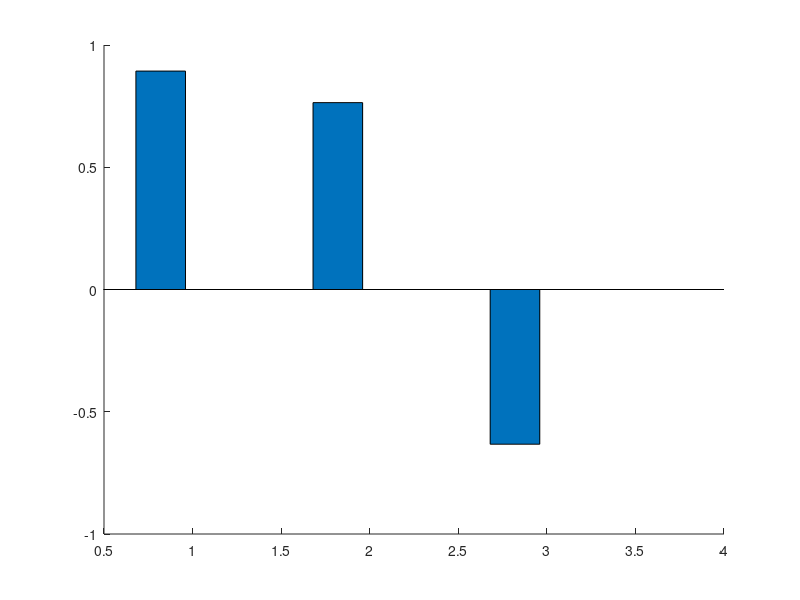

The MATLAB script that drew this image: (Note: this script raises an error after producing the figure.)
clear all; close all; clc
%% Plots: PRCC and p-values

load('LHS_PRCC_SEIRS_output.mat','sortedPRCC_1','sortedPRCC_2','sortedPRCC_3','sortedstat_p1','sortedstat_p2','sortedstat_p3','sortedparams','pars')
SsortedPRCC_1 = sortedPRCC_1;
SsortedPRCC_2 = sortedPRCC_2;
SsortedPRCC_3 = sortedPRCC_3;
Ssortedstat_p1 = sortedstat_p1; 
Ssortedstat_p2 = sortedstat_p2; 
Ssortedstat_p3 = sortedstat_p3; 
Ssortedparams = sortedparams;

load('LHS_PRCC_SEIR_output.mat','sortedPRCC_1','sortedPRCC_2','sortedPRCC_3','sortedstat_p1','sortedstat_p2','sortedstat_p3')
sortedPRCC_1 = [sortedPRCC_1 0];
sortedPRCC_2 = [sortedPRCC_2 0];
sortedPRCC_3 = [sortedPRCC_3 0];
sortedstat_p1 = [sortedstat_p1 1]; 
sortedstat_p2 = [sortedstat_p2 1]; 
sortedstat_p3 = [sortedstat_p3 1]; 

% QOI_1: Maximum size of infectious population
h1=figure(1);
b = bar([sortedPRCC_1;SsortedPRCC_1]','FaceAlpha',.5);
% hold on
% plot(4,0,'xk','MarkerSize',24)
% hold off
legend('SEIR','SEIRS','fontsize',22)
legend boxoff
set(gca,'xticklabel',Ssortedparams,'fontsize',22)
ylabel('PRCC')
ylim([-1 1])

xtips = b(1).XEndPoints;
ytips = b(1).YEndPoints;

for j = 1:pars
    if (0.001 < sortedstat_p1(j)) && (sortedstat_p1(j) < 0.01)
        labels{j} = sprintf('**');
    elseif sortedstat_p1(j) < 0.001
        labels{j} = sprintf('*');
    else
        labels{j} = '';
    end
    if ytips(j) > 0
        text(xtips(j),ytips(j),labels(j),'fontsize',14,'HorizontalAlignment','center',...
            'VerticalAlignment','bottom')
    else
        text(xtips(j),ytips(j),labels(j),'fontsize',14,'HorizontalAlignment','center',...
            'VerticalAlignment','top')
    end
end


xtips = b(2).XEndPoints;
ytips = b(2).YEndPoints;
for j = 1:pars
    if (0.001 < Ssortedstat_p1(j)) && (Ssortedstat_p1(j) < 0.01)
        labels{j} = sprintf('**');
    elseif Ssortedstat_p1(j) < 0.001
        labels{j} = sprintf('*');
    else
        labels{j} = sprintf('%.2f', Ssortedstat_p1(j));
    end
    if ytips(j) > 0
        text(xtips(j),ytips(j),labels(j),'fontsize',14,'HorizontalAlignment','center',...
            'VerticalAlignment','bottom')
    else
        text(xtips(j),ytips(j),labels(j),'fontsize',14,'HorizontalAlignment','center',...
            'VerticalAlignment','top')
    end
end
saveas(h1,'QOI_1_SEIR_SEIRS.png')

% QOI_2: Infectious population size at 50 days
h2=figure(2);
b = bar([sortedPRCC_2;SsortedPRCC_2]','FaceAlpha',.5);
% hold on
% plot(4,0,'xk','MarkerSize',24)
% hold off
legend('SEIR','SEIRS','fontsize',22)
legend boxoff
set(gca,'xticklabel',Ssortedparams,'fontsize',22)
ylabel('PRCC')
ylim([-1 1])


xtips = b(1).XEndPoints;
ytips = b(1).YEndPoints;
for j = 1:pars
    if (0.001 < sortedstat_p2(j)) && (sortedstat_p2(j) < 0.01)
        labels{j} = sprintf('**');
    elseif sortedstat_p2(j) < 0.001
        labels{j} = sprintf('*');
    else
        labels{j} = '';
    end
    if ytips(j) > 0
        text(xtips(j),ytips(j),labels(j),'fontsize',14,'HorizontalAlignment','center',...
            'VerticalAlignment','bottom')
    else
        text(xtips(j),ytips(j),labels(j),'fontsize',14,'HorizontalAlignment','center',...
            'VerticalAlignment','top')
    end
end

xtips = b(2).XEndPoints;
ytips = b(2).YEndPoints;
for j = 1:pars
    if (0.001 < Ssortedstat_p2(j)) && (Ssortedstat_p2(j) < 0.01)
        labels{j} = sprintf('**');
    elseif Ssortedstat_p2(j) < 0.001
        labels{j} = sprintf('*');
    else
        labels{j} = sprintf('%.2f', Ssortedstat_p2(j));
    end
    if ytips(j) > 0
        text(xtips(j),ytips(j),labels(j),'fontsize',14,'HorizontalAlignment','center',...
            'VerticalAlignment','bottom')
    else
        text(xtips(j),ytips(j),labels(j),'fontsize',14,'HorizontalAlignment','center',...
            'VerticalAlignment','top')
    end
end
saveas(h2,'QOI_2_SEIR_SEIRS.png')

% QOI_3: Infectious population size at 2 years
h3=figure(3);
b = bar([sortedPRCC_3;SsortedPRCC_3]','FaceAlpha',.5);
set(gca,'xticklabel',Ssortedparams,'fontsize',22)
legend('SEIR','SEIRS','fontsize',22)
legend boxoff
ylabel('PRCC')
ylim([-1 1])


xtips = b(1).XEndPoints;
ytips = b(1).YEndPoints;
for j = 1:pars
    if (0.001 < sortedstat_p3(j)) && (sortedstat_p3(j) < 0.01)
        labels{j} = sprintf('**');
    elseif sortedstat_p3(j) < 0.001
        labels{j} = sprintf('*');
    else
        labels{j} = '';
    end
    if ytips(j) > 0
        text(xtips(j),ytips(j),labels(j),'fontsize',14,'HorizontalAlignment','center',...
            'VerticalAlignment','bottom')
    else
        text(xtips(j),ytips(j),labels(j),'fontsize',14,'HorizontalAlignment','center',...
            'VerticalAlignment','top')
    end
end

xtips = b(2).XEndPoints;
ytips = b(2).YEndPoints;
for j = 1:pars
    if (0.001 < Ssortedstat_p3(j)) && (Ssortedstat_p3(j) < 0.01)
        labels{j} = sprintf('**');
    elseif Ssortedstat_p3(j) < 0.001
        labels{j} = sprintf('*');
    else
        labels{j} = sprintf('%.2f', Ssortedstat_p3(j));
    end
    if ytips(j) > 0
        text(xtips(j),ytips(j),labels(j),'fontsize',14,'HorizontalAlignment','center',...
            'VerticalAlignment','bottom')
    else
        text(xtips(j),ytips(j),labels(j),'fontsize',14,'HorizontalAlignment','center',...
            'VerticalAlignment','top')
    end
end
saveas(h3,'QOI_3_SEIR_SEIRS.png')